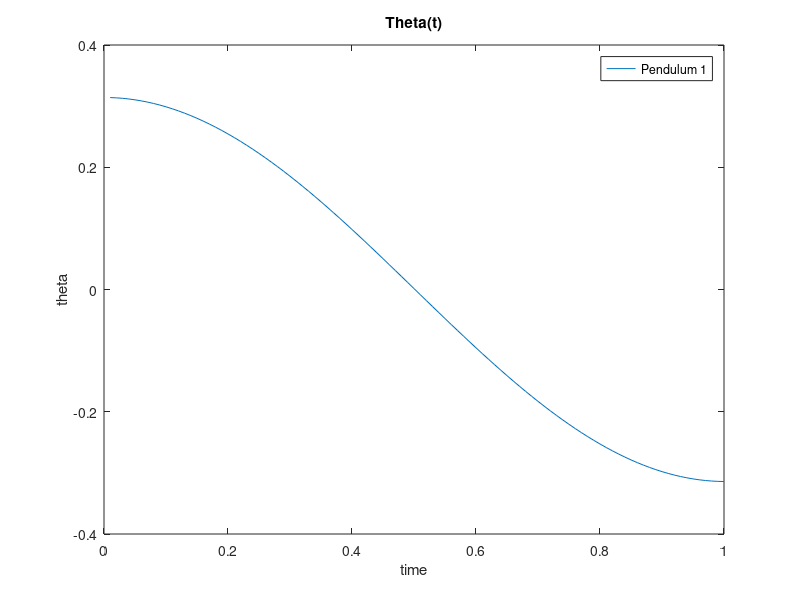
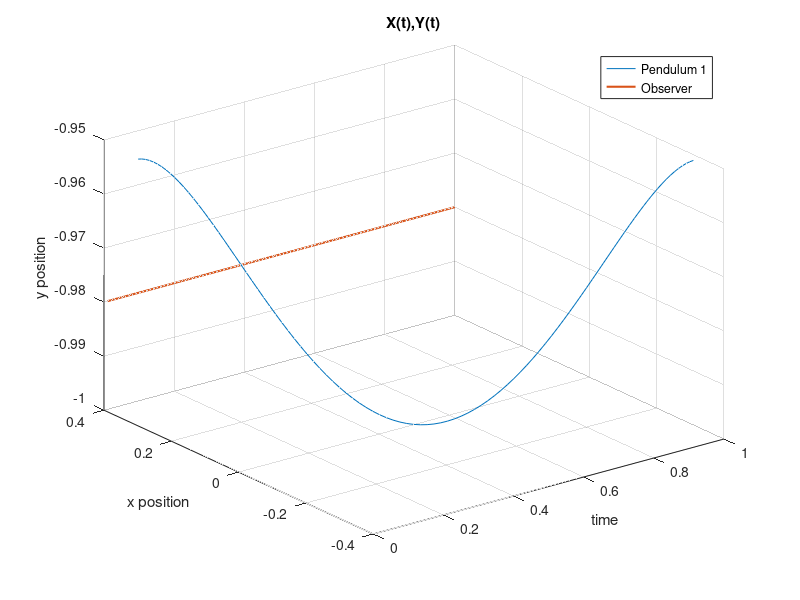

These charts were generated, in order, by the following MATLAB code: (Note: this script raises an error after producing the figures.)
clc
clear all
hold off

% Code exploring DLL with a Feature X and an Observer Y.
% The obsever can be held at a fixed point, or given its own trajectory.
% Values/Measurements/parameters to consider:
% Range
% Heading
% Velocity of observer/feature (constatnt?)
% Relative velocity between observer/feature
% Rcceleration of observer/feature (constatnt?)
% Relative acceleration between observer/feature
% Subtracting the observer from the feature gives the motion as if the
% observer is the origin.

% add noise
% rebuild feature trajectory from sensor measurement

%observer noise
%extract dynamics
%Mass spring damper
%
%% Initialize
%t = -100:0.1:100;
g = 9.81;                   %acceration of gravity
l=1;                        % pendulum length
N = 1;                      %number of oscilations
dt = 0.01;                  % Time step
tf = 0.5*N*(2*pi*sqrt(l/g));% length of simulation, multiple of half period
tf = round(tf);             %final time of simulation, rounded for ease of indexing
n = tf/dt;                  %number of iterations


%observer Y=[x1,y1]
    Y=zeros(2,n); % initialize observer

    Y(1,:) = 0.4;
    Y(2,:) = -0.98;

%feature X=[x2,y2]
    X=zeros(2,n); % initialize feature trajectory

    theta0 = pi/10; %initial pedulum theta

    for ii = 1:tf/dt
        t=ii*dt;
        theta = theta0*cos(sqrt(g/l)*t); % Pendulum EOM (small order approx)

        traj(ii,1)= t;
        traj(ii,2)= theta;

    end

    traj(:,3) = l*sin(traj(:,2));
    traj(:,4) = -l*cos(traj(:,2));

    X(1,:) = traj(:,3);
    X(2,:) = traj(:,4);
    T = traj(:,1).'; %time vector
    
    %X(1,:) = t;
    %X(2,:) = 0;
    % 
    %X(1,:) = t;
    %X(2,:) = t;
    
    figure(1)
    clf
    
    plot(traj(:,1),traj(:,2))
    legend('Pendulum 1')
    title('Theta(t)')
    xlabel('time')
    ylabel('theta')
    
    figure(2)
    clf
    plot3(traj(:,1),traj(:,3),traj(:,4),traj(:,1),Y(1,:),Y(2,:),'linewidth',1.5 )
    legend('Pendulum 1', 'Observer')
    title('X(t),Y(t)')
    xlabel('time')
    ylabel('x position')
    zlabel('y position')
    grid on
    
    
%% Analytical Range & Heading
D = X-Y;  %Relative Dynamics
del_x = D(1,:); % x delta
del_y = D(2,:); % y delta
range = sqrt((D(1,:).^2)+(D(2,:).^2)); %total range
heading = atan2(D(2,:),D(1,:)); % heading

for ii = 1:tf/dt
if heading(ii) <= 0
    heading(ii) = (2*pi)-abs(heading(ii));
else
end
end
%% Observer noise
obs_sigma = 0.001;
obs_noise = obs_sigma * randn(1,n);
obs_sensed = Y + obs_noise;

%% Noisy measurments

D_noise = X-obs_sensed;
range_obs_noise = sqrt((D_noise(1,:).^2)+(D_noise(2,:).^2)); %total range
heading_obs_noise = atan2(D_noise(2,:),D_noise(1,:)); % heading

range_sigma = 0.01;
heading_sigma = 0.01;

range_noise = range_sigma * randn(1,n); 
heading_noise = heading_sigma * randn(1,n); 

range_sensed = range_obs_noise + range_noise;
heading_sensed = heading_obs_noise + heading_noise;
for ii = 1:tf/dt
if heading_sensed(ii) <= 0
    heading_sensed(ii) = (2*pi)-abs(heading_sensed(ii));
else
end
end
%% Calculate Feature Trajectory

del_y_sensed = range_sensed.*sin(heading_sensed);
del_x_sensed = range_sensed.*cos(heading_sensed);

%% Fit points
p = polyfit(del_x_sensed,del_y_sensed,5);
xspace = del_x_sensed(1,n):dt:del_x_sensed(1,1);
Polycurve = polyval(p,xspace);

pX = polyfit(T,del_x_sensed,5);
PolyX = polyval(pX,T);

pY = polyfit(T,del_y_sensed,5);
PolyY = polyval(pY,T);

%% Velocity and Acceleraiton profiles
for jj = 1:tf/dt-1
Yvel(jj) = (PolyY(jj+1) - PolyY(jj))/dt;
end

for kk = 1:tf/dt-1
Xvel(kk) = (PolyX(kk+1) - PolyX(kk))/dt;
end

Vel = sqrt(Yvel.^2 + Xvel.^2);

for mm = 1:tf/dt-2
Yacel(mm) = (Yvel(mm+1) - Yvel(mm))/dt;
end

for nn = 1:tf/dt-2
Xacel(nn) = (Xvel(nn+1) - Xvel(nn))/dt;
end

Acel = sqrt(Yacel.^2 + Xacel.^2);


%% PLOTs
figure(3)
clf

nexttile
plot(Y(1,:), Y(2,:), 'o', X(1,:), X(2,:), 'Linewidth', 1)
%axis([-10 100 -1 2])
legend('observer','feature')
title('Trajectories')
xlabel('x')
ylabel('y')

nexttile
plot(D(1,:), D(2,:), 'k', 'Linewidth', 1)
legend('Relative motion of X')
title('Relative Motion of X viewed from Y')
xlabel('x')
ylabel('y')

nexttile
plot (T,del_x, 'b', T,del_y, 'r', T,range, 'g', 'Linewidth', 1)
legend('x delta','y delta','range')
title('Distance Measurements')
xlabel('time')
ylabel('distance')

nexttile
plot(T, heading, 'k', 'Linewidth', 1)
legend('Heading')
title('Heading Measurements')
xlabel('time')
ylabel('radians')

figure(4)
clf

nexttile
plot (T,range_sensed, 'b', 'Linewidth', 1)
legend('Measured range')
title('Distance Measurement')
xlabel('time')
ylabel('distance')

nexttile
plot (T,heading_sensed, 'b', 'Linewidth', 1)
legend('Measured heading')
title('Heading Measurement')
xlabel('time')
ylabel('radians')

nexttile
plot (T,del_x_sensed, 'b', T,del_y_sensed, 'g', T, PolyX, 'r', T, PolyY, 'K', 'Linewidth', 1)
legend('x delta','y delta')
title('Reconstructed Component Measurements')
xlabel('time')
ylabel('distance')

nexttile
plot(xspace, Polycurve, 'Linewidth', 1)
hold on
scatter(del_x_sensed, del_y_sensed, 'k')
%lsline
legend('Relative motion of X')
title('Reconstructed Relative Motion of X viewed from Y')
xlabel('x')
ylabel('y')

figure(5)
clf

plot (T(2:n), Yvel,'r', T(2:n), Xvel, 'b', 'Linewidth', 1)
legend('Y Velocity', 'Xvelocity')
title('Velocity Profiles')
xlabel('time')
ylabel('Velocity')

figure(6)
clf

plot (T(3:n), Yacel,'r', T(3:n), Xacel, 'b', T(3:n), Acel, 'g',  'Linewidth', 1)
legend('Y Acceleration', 'X Acceleration', 'Magnitude')
title('Acceleration Profiles')
xlabel('time')
ylabel('Acceleration')
